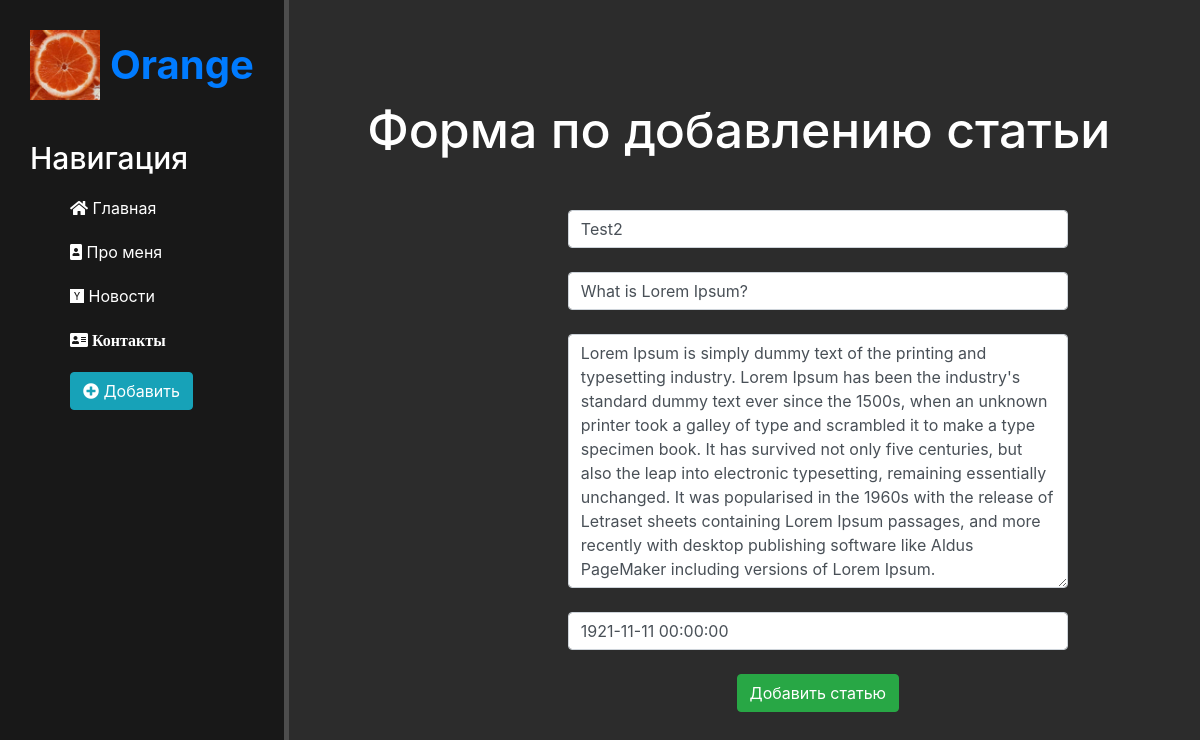
The app's page /news/14/update, older data.
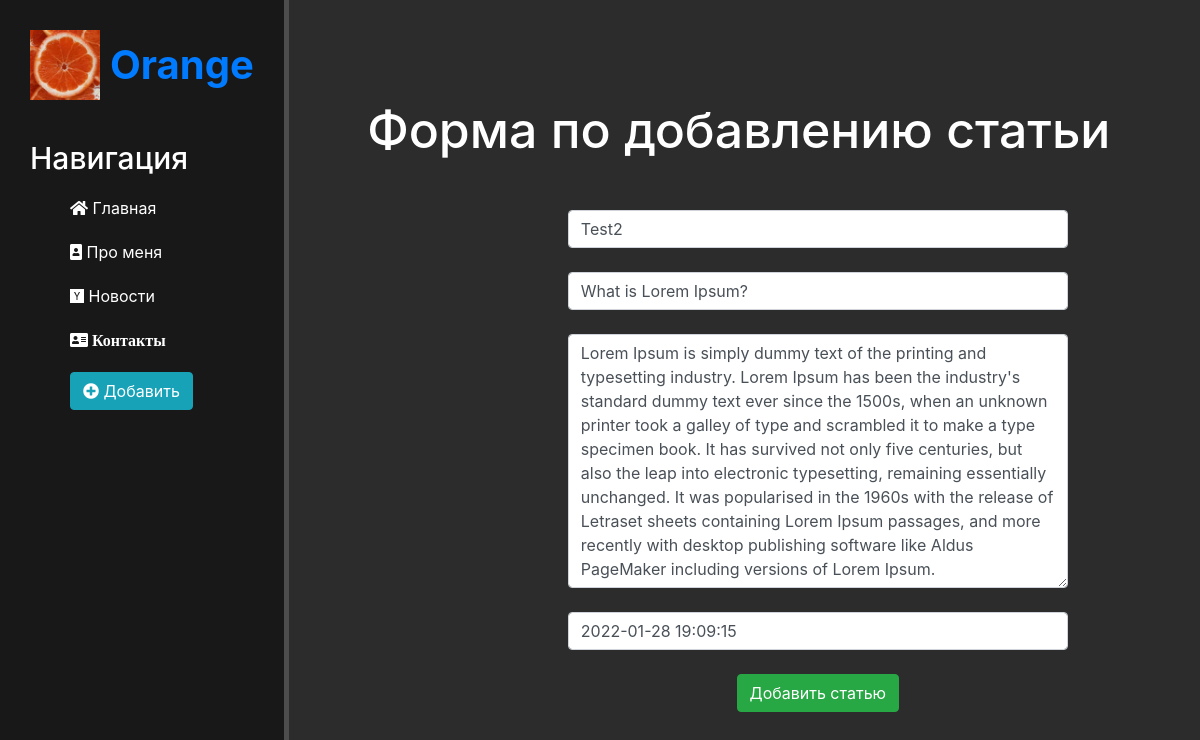
The same page, newer data.
### news/models.py (models this page shows, shortened)
class Articles(models.Model):
    title = models.CharField('Название', max_length=50)
    anons = models.CharField('Анонс', max_length=150)
    full_text = models.TextField('Статья')
    date = models.DateTimeField('Дата публикации', null=True)
    class Meta:
        verbose_name = 'Новость'
        verbose_name_plural = 'Новости'
        ordering = ['-date', 'title']

### news/views.py (the view)
# urls.py: path('<int:pk>/update', views.NewsUpdateView.as_view(), name='news-update'),
class NewsUpdateView(UpdateView):
    model = Articles
    template_name = 'news/create.html'
    form_class = ActiclesForm  # работаем с классом ActiclesForm
    success_url = '/news/'

### news/forms.py
class ActiclesForm(ModelForm):
    class Meta:
        model = Articles
        fields = ['title', 'anons', 'full_text', 'date']
        widgets = {
            'title': TextInput(attrs={
                'class': 'form-control',
                'placeholder': 'Название статьи'
            }),
            'anons': TextInput(attrs={
                'class': 'form-control',
                'placeholder': 'Анонс статьи'
            }),
            'date': TextInput(attrs={
                'class': 'form-control',
                'placeholder': 'Дата публикации'
            }),
            'full_text': Textarea(attrs={
                'class': 'form-control',
                'placeholder': 'Текст статьи'
            }),
        }

### news/templates/news/create.html (shortened to what this page needs)
{% extends 'main/layout.html' %}
{% block content %}
<div class="features">
    <h1>Форма по добавлению статьи</h1>
    <form method="post">
        {{ form.title }}<br>
        {{ form.anons }}<br>
        {{ form.full_text }}<br>
        {{ form.date }}<br>
        <button class="btn btn-success" type="submit">Добавить статью</button>
    </form>
</div>
{% endblock %}

Row changes from the older to the newer data that the page shows:
changed Articles "Test2": date "1921-11-11 00:00:00" → "2022-01-28 19:09:15"
